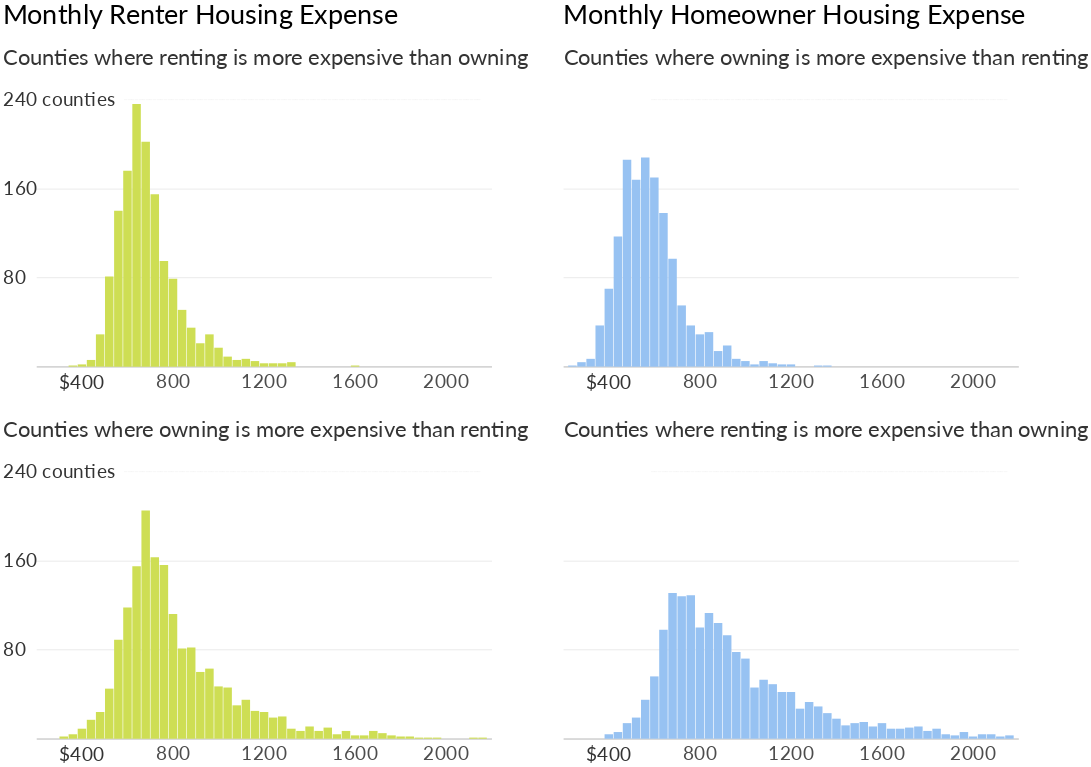

This figure's notebook cell:
### Code cell
renter_owner_hous_exp_charts = (charts_dict[0] | charts_dict[3]) & (charts_dict[1] | charts_dict[2])
renter_owner_hous_exp_charts

### Figure 1 — Vega-Lite specification as saved in the notebook (floating-point values rounded to 4 significant figures)
{"width": 600, "height": 400, "background": "white", "config": {"title": {"fontWeight": "normal", "fontSize": 44, "anchor": "start", "font": "Lato", "offset": 5}, "axisX": {"grid": false, "labelFont": "Lato", "labelFontSize": 16, "labelAngle": 0, "labelPadding": 10, "ticks": false, "tickSize": 5, "title": null, "titleFont": "Lato", "titleFontSize": 16, "titleFontWeight": "normal", "titleY": 30, "titleX": 280}, "axisY": {"grid": true, "gridOpacity": 1, "labelFont": "Lato", "labelFontSize": 16, "labelLimit": 100, "labelAlign": "left", "labelPadding": 20, "ticks": false, "title": null, "titleFont": "Lato", "titleFontWeight": "normal", "titleFontSize": 16, "titleAlign": "left", "titleAngle": 0, "titleY": -20, "titleX": -20, "domainWidth": 0}, "view": {"strokeOpacity": 0}}, "vconcat": [{"hconcat": [{"layer": [{"data": {"name": "data-7f5b432372f8b5a449ebd7308c69491e"}, "mark": {"type": "text", "dx": 22, "dy": -4, "fontSize": 11.5, "fontWeight": "bold", "opacity": 0.09}, "encoding": {"text": {"type": "nominal", "field": "text"}, "x": {"type": "quantitative", "field": "x", "scale": {"domain": [300, 1000]}}, "y": {"type": "quantitative", "field": "y"}}}, {"data": {"name": "data-79e3c1bf62d821641a063b2d78419e43"}, "mark": {"type": "bar", "color": "#cede54", "size": 14}, "encoding": {"x": {"type": "quantitative", "axis": {"format": "a", "labelFontSize": 32, "labelOpacity": 0.7, "titleFontSize": 32, "titleFontWeight": "bold", "titleOpacity": 0.8, "titleY": 35, "values": [800, 1200, 1600, 2000]}, "field": "Bin", "scale": {"domain": [400, 2000]}, "title": ""}, "y": {"type": "quantitative", "axis": {"labelFontSize": 32, "labelOpacity": 0.8, "labelPadding": 55, "titleFontSize": 36, "titleOpacity": 0.8, "titleX": -55, "titleY": 60, "values": [80, 160]}, "field": "Count", "scale": {"domain": [0, 300]}, "title": "Counties where renting is more expensive than owning"}}, "title": "Monthly Renter Housing Expense"}, {"data": {"name": "data-b82407ff56bf3e563eb8b27ba0c29967"}, "mark": {"type": "text", "dx": 0, "dy": 26.5, "font": "lato", "fontSize": 32, "opacity": 0.8}, "encoding": {"text": {"type": "nominal", "field": "text"}, "x": {"type": "quantitative", "field": "x"}, "y": {"type": "quantitative", "field": "y"}}}, {"data": {"name": "data-397cb914ff44c874a99902cec6ab743b"}, "mark": {"type": "text", "dx": 0, "dy": 0, "font": "lato", "fontSize": 32, "opacity": 0.8}, "encoding": {"text": {"type": "nominal", "field": "text"}, "x": {"type": "quantitative", "field": "x"}, "y": {"type": "quantitative", "field": "y"}}}, {"data": {"name": "data-49d4aa12e7c63890045fa604713c97c3"}, "mark": {"type": "rule", "opacity": 0, "size": 3}, "encoding": {"x": {"type": "quantitative", "field": "x"}, "y": {"type": "quantitative", "field": "y"}, "y2": {"field": "text"}}}], "height": 550, "width": 750}, {"layer": [{"data": {"name": "data-7f5b432372f8b5a449ebd7308c69491e"}, "mark": {"type": "text", "dx": 22, "dy": -4, "fontSize": 11.5, "fontWeight": "bold", "opacity": 0.09}, "encoding": {"text": {"type": "nominal", "field": "text"}, "x": {"type": "quantitative", "field": "x", "scale": {"domain": [300, 1000]}}, "y": {"type": "quantitative", "field": "y"}}}, {"data": {"name": "data-bc528808dd810b62f88166c11a68df7f"}, "mark": {"type": "bar", "color": "#97c2f2", "size": 14}, "encoding": {"x": {"type": "quantitative", "axis": {"format": "a", "labelFontSize": 32, "labelOpacity": 0.7, "titleFontSize": 32, "titleFontWeight": "bold", "titleOpacity": 0.8, "titleY": 35, "values": [800, 1200, 1600, 2000]}, "field": "Bin", "scale": {"domain": [400, 2000]}, "title": ""}, "y": {"type": "quantitative", "axis": {"labelFontSize": 32, "labelOpacity": 0, "labelPadding": 0, "titleFontSize": 36, "titleOpacity": 0.8, "titleX": 0, "titleY": 60, "values": [80, 160]}, "field": "Count", "scale": {"domain": [0, 300]}, "title": "Counties where owning is more expensive than renting"}}, "title": "Monthly Homeowner Housing Expense"}, {"data": {"name": "data-b82407ff56bf3e563eb8b27ba0c29967"}, "mark": {"type": "text", "dx": 0, "dy": 26.5, "font": "lato", "fontSize": 32, "opacity": 0.8}, "encoding": {"text": {"type": "nominal", "field": "text"}, "x": {"type": "quantitative", "field": "x"}, "y": {"type": "quantitative", "field": "y"}}}, {"data": {"name": "data-397cb914ff44c874a99902cec6ab743b"}, "mark": {"type": "text", "dx": 500, "dy": 0, "font": "lato", "fontSize": 32, "opacity": 0}, "encoding": {"text": {"type": "nominal", "field": "text"}, "x": {"type": "quantitative", "field": "x"}, "y": {"type": "quantitative", "field": "y"}}}, {"data": {"name": "data-49d4aa12e7c63890045fa604713c97c3"}, "mark": {"type": "rule", "opacity": 0, "size": 3}, "encoding": {"x": {"type": "quantitative", "field": "x"}, "y": {"type": "quantitative", "field": "y"}, "y2": {"field": "text"}}}], "height": 550, "width": 750}]}, {"hconcat": [{"layer": [{"data": {"name": "data-7f5b432372f8b5a449ebd7308c69491e"}, "mark": {"type": "text", "dx": 22, "dy": -4, "fontSize": 11.5, "fontWeight": "bold", "opacity": 0.09}, "encoding": {"text": {"type": "nominal", "field": "text"}, "x": {"type": "quantitative", "field": "x", "scale": {"domain": [300, 1000]}}, "y": {"type": "quantitative", "field": "y"}}}, {"data": {"name": "data-596de39fc94a253e2e591e00b4e5483c"}, "mark": {"type": "bar", "color": "#cede54", "size": 14}, "encoding": {"x": {"type": "quantitative", "axis": {"format": "a", "labelFontSize": 32, "labelOpacity": 0.7, "titleFontSize": 32, "titleFontWeight": "bold", "titleOpacity": 0.8, "titleY": 35, "values": [800, 1200, 1600, 2000]}, "field": "Bin", "scale": {"domain": [400, 2000]}, "title": ""}, "y": {"type": "quantitative", "axis": {"labelFontSize": 32, "labelOpacity": 0.8, "labelPadding": 55, "titleFontSize": 36, "titleOpacity": 0.8, "titleX": -55, "titleY": 60, "values": [80, 160]}, "field": "Count", "scale": {"domain": [0, 300]}, "title": "Counties where owning is more expensive than renting"}}, "title": ""}, {"data": {"name": "data-b82407ff56bf3e563eb8b27ba0c29967"}, "mark": {"type": "text", "dx": 0, "dy": 26.5, "font": "lato", "fontSize": 32, "opacity": 0.8}, "encoding": {"text": {"type": "nominal", "field": "text"}, "x": {"type": "quantitative", "field": "x"}, "y": {"type": "quantitative", "field": "y"}}}, {"data": {"name": "data-397cb914ff44c874a99902cec6ab743b"}, "mark": {"type": "text", "dx": 0, "dy": 0, "font": "lato", "fontSize": 32, "opacity": 0.8}, "encoding": {"text": {"type": "nominal", "field": "text"}, "x": {"type": "quantitative", "field": "x"}, "y": {"type": "quantitative", "field": "y"}}}, {"data": {"name": "data-49d4aa12e7c63890045fa604713c97c3"}, "mark": {"type": "rule", "opacity": 0, "size": 3}, "encoding": {"x": {"type": "quantitative", "field": "x"}, "y": {"type": "quantitative", "field": "y"}, "y2": {"field": "text"}}}], "height": 550, "width": 750}, {"layer": [{"data": {"name": "data-7f5b432372f8b5a449ebd7308c69491e"}, "mark": {"type": "text", "dx": 22, "dy": -4, "fontSize": 11.5, "fontWeight": "bold", "opacity": 0.09}, "encoding": {"text": {"type": "nominal", "field": "text"}, "x": {"type": "quantitative", "field": "x", "scale": {"domain": [300, 1000]}}, "y": {"type": "quantitative", "field": "y"}}}, {"data": {"name": "data-e94130014b32cf3d4736fce0bcfdf83e"}, "mark": {"type": "bar", "color": "#97c2f2", "size": 14}, "encoding": {"x": {"type": "quantitative", "axis": {"format": "a", "labelFontSize": 32, "labelOpacity": 0.7, "titleFontSize": 32, "titleFontWeight": "bold", "titleOpacity": 0.8, "titleY": 35, "values": [800, 1200, 1600, 2000]}, "field": "Bin", "scale": {"domain": [400, 2000]}, "title": ""}, "y": {"type": "quantitative", "axis": {"labelFontSize": 32, "labelOpacity": 0, "labelPadding": 0, "titleFontSize": 36, "titleOpacity": 0.8, "titleX": 0, "titleY": 60, "values": [80, 160]}, "field": "Count", "scale": {"domain": [0, 300]}, "title": "Counties where renting is more expensive than owning"}}, "title": ""}, {"data": {"name": "data-b82407ff56bf3e563eb8b27ba0c29967"}, "mark": {"type": "text", "dx": 0, "dy": 26.5, "font": "lato", "fontSize": 32, "opacity": 0.8}, "encoding": {"text": {"type": "nominal", "field": "text"}, "x": {"type": "quantitative", "field": "x"}, "y": {"type": "quantitative", "field": "y"}}}, {"data": {"name": "data-397cb914ff44c874a99902cec6ab743b"}, "mark": {"type": "text", "dx": 500, "dy": 0, "font": "lato", "fontSize": 32, "opacity": 0}, "encoding": {"text": {"type": "nominal", "field": "text"}, "x": {"type": "quantitative", "field": "x"}, "y": {"type": "quantitative", "field": "y"}}}, {"data": {"name": "data-49d4aa12e7c63890045fa604713c97c3"}, "mark": {"type": "rule", "opacity": 0, "size": 3}, "encoding": {"x": {"type": "quantitative", "field": "x"}, "y": {"type": "quantitative", "field": "y"}, "y2": {"field": "text"}}}], "height": 550, "width": 750}]}], "$schema": "https://vega.github.io/schema/vega-lite/v4.0.0.json", "datasets": {"data-7f5b432372f8b5a449ebd7308c69491e": [{"x": 1310, "y": 240, "text": "__________________________________________________________________________________________________"}], "data-79e3c1bf62d821641a063b2d78419e43": [{"Bin": 960, "Count": 29}, {"Bin": 600, "Count": 176}, {"Bin": 720, "Count": 155}, {"Bin": 680, "Count": 202}, {"Bin": 520, "Count": 81}, {"Bin": 560, "Count": 140}, {"Bin": 800, "Count": 79}, {"Bin": 640, "Count": 236}, {"Bin": 760, "Count": 95}, {"Bin": 840, "Count": 51}, {"Bin": 1000, "Count": 17}, {"Bin": 1320, "Count": 4}, {"Bin": 1280, "Count": 3}, {"Bin": 880, "Count": 35}, {"Bin": 1080, "Count": 6}, {"Bin": 1240, "Count": 3}, {"Bin": 1040, "Count": 9}, {"Bin": 480, "Count": 29}, {"Bin": 1120, "Count": 7}, {"Bin": 920, "Count": 21}, {"Bin": 440, "Count": 6}, {"Bin": 1160, "Count": 5}, {"Bin": 1600, "Count": 1}, {"Bin": 1200, "Count": 3}, {"Bin": 360, "Count": 1}, {"Bin": 400, "Count": 2}], "data-b82407ff56bf3e563eb8b27ba0c29967": [{"x": 400, "y": 0, "text": "$400"}], "data-397cb914ff44c874a99902cec6ab743b": [{"x": 300, "y": 240, "text": "240 counties"}], "data-49d4aa12e7c63890045fa604713c97c3": [{"x": 2460, "y": 270, "text": 285}], "data-bc528808dd810b62f88166c11a68df7f": [{"Bin": 880, "Count": 14}, {"Bin": 920, "Count": 19}, {"Bin": 520, "Count": 168}, {"Bin": 600, "Count": 170}, {"Bin": 560, "Count": 188}, {"Bin": 640, "Count": 138}, {"Bin": 480, "Count": 186}, {"Bin": 440, "Count": 117}, {"Bin": 400, "Count": 70}, {"Bin": 720, "Count": 55}, {"Bin": 360, "Count": 37}, {"Bin": 680, "Count": 97}, {"Bin": 840, "Count": 31}, {"Bin": 1120, "Count": 3}, {"Bin": 760, "Count": 37}, {"Bin": 800, "Count": 29}, {"Bin": 240, "Count": 1}, {"Bin": 1080, "Count": 5}, {"Bin": 1000, "Count": 5}, {"Bin": 1320, "Count": 1}, {"Bin": 1040, "Count": 2}, {"Bin": 1200, "Count": 2}, {"Bin": 960, "Count": 7}, {"Bin": 1360, "Count": 1}, {"Bin": 320, "Count": 7}, {"Bin": 280, "Count": 4}, {"Bin": 1160, "Count": 2}], "data-596de39fc94a253e2e591e00b4e5483c": [{"Bin": 560, "Count": 89}, {"Bin": 880, "Count": 82}, {"Bin": 520, "Count": 45}, {"Bin": 400, "Count": 9}, {"Bin": 640, "Count": 155}, {"Bin": 840, "Count": 81}, {"Bin": 440, "Count": 17}, {"Bin": 760, "Count": 156}, {"Bin": 1040, "Count": 46}, {"Bin": 1320, "Count": 9}, {"Bin": 1280, "Count": 20}, {"Bin": 920, "Count": 60}, {"Bin": 1240, "Count": 19}, {"Bin": 1000, "Count": 47}, {"Bin": 1160, "Count": 25}, {"Bin": 1360, "Count": 7}, {"Bin": 1120, "Count": 35}, {"Bin": 1080, "Count": 30}, {"Bin": 680, "Count": 205}, {"Bin": 800, "Count": 112}, {"Bin": 360, "Count": 4}, {"Bin": 480, "Count": 24}, {"Bin": 600, "Count": 118}, {"Bin": 1680, "Count": 7}, {"Bin": 1720, "Count": 5}, {"Bin": 1200, "Count": 24}, {"Bin": 960, "Count": 63}, {"Bin": 1400, "Count": 11}, {"Bin": 1960, "Count": 1}, {"Bin": 1640, "Count": 3}, {"Bin": 1760, "Count": 3}, {"Bin": 1480, "Count": 10}, {"Bin": 1560, "Count": 7}, {"Bin": 1800, "Count": 2}, {"Bin": 2160, "Count": 1}, {"Bin": 2120, "Count": 1}, {"Bin": 1600, "Count": 3}, {"Bin": 1520, "Count": 4}, {"Bin": 720, "Count": 163}, {"Bin": 320, "Count": 2}, {"Bin": 1440, "Count": 7}, {"Bin": 1920, "Count": 1}, {"Bin": 1840, "Count": 2}, {"Bin": 1880, "Count": 1}], "data-e94130014b32cf3d4736fce0bcfdf83e": [{"Bin": 560, "Count": 35}, {"Bin": 920, "Count": 93}, {"Bin": 520, "Count": 19}, {"Bin": 960, "Count": 78}, {"Bin": 400, "Count": 4}, {"Bin": 680, "Count": 131}, {"Bin": 880, "Count": 104}, {"Bin": 800, "Count": 100}, {"Bin": 1000, "Count": 72}, {"Bin": 640, "Count": 98}, {"Bin": 1160, "Count": 42}, {"Bin": 1720, "Count": 10}, {"Bin": 1520, "Count": 15}, {"Bin": 1040, "Count": 46}, {"Bin": 1760, "Count": 11}, {"Bin": 1360, "Count": 23}, {"Bin": 1560, "Count": 11}, {"Bin": 1440, "Count": 12}, {"Bin": 1120, "Count": 49}, {"Bin": 1280, "Count": 33}, {"Bin": 1200, "Count": 42}, {"Bin": 840, "Count": 113}, {"Bin": 720, "Count": 128}, {"Bin": 480, "Count": 14}, {"Bin": 2120, "Count": 2}, {"Bin": 1240, "Count": 27}, {"Bin": 1080, "Count": 53}, {"Bin": 1960, "Count": 6}, {"Bin": 1400, "Count": 18}, {"Bin": 1640, "Count": 9}, {"Bin": 1880, "Count": 4}, {"Bin": 2160, "Count": 3}, {"Bin": 1840, "Count": 9}, {"Bin": 2080, "Count": 4}, {"Bin": 2000, "Count": 2}, {"Bin": 1480, "Count": 14}, {"Bin": 1800, "Count": 7}, {"Bin": 1320, "Count": 29}, {"Bin": 2040, "Count": 4}, {"Bin": 1680, "Count": 9}, {"Bin": 760, "Count": 129}, {"Bin": 1600, "Count": 14}, {"Bin": 440, "Count": 6}, {"Bin": 600, "Count": 56}, {"Bin": 1920, "Count": 3}]}}
